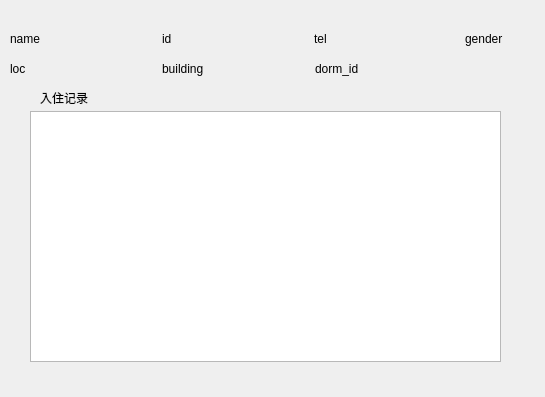
<?xml version="1.0" encoding="UTF-8"?>
<ui version="4.0">
 <class>dormDialog</class>
 <widget class="QDialog" name="dormDialog">
  <property name="geometry">
   <rect>
    <x>0</x>
    <y>0</y>
    <width>545</width>
    <height>397</height>
   </rect>
  </property>
  <property name="windowTitle">
   <string>dormDialog</string>
  </property>
  <widget class="QWidget" name="layoutWidget">
   <property name="geometry">
    <rect>
     <x>10</x>
     <y>60</y>
     <width>451</width>
     <height>18</height>
    </rect>
   </property>
   <layout class="QHBoxLayout" name="horizontalLayout_2">
    <item>
     <widget class="QLabel" name="loc">
      <property name="text">
       <string>loc</string>
      </property>
     </widget>
    </item>
    <item>
     <widget class="QLabel" name="building">
      <property name="text">
       <string>building</string>
      </property>
     </widget>
    </item>
    <item>
     <widget class="QLabel" name="dorm_id">
      <property name="text">
       <string>dorm_id</string>
      </property>
     </widget>
    </item>
   </layout>
  </widget>
  <widget class="QLabel" name="record">
   <property name="geometry">
    <rect>
     <x>40</x>
     <y>90</y>
     <width>58</width>
     <height>16</height>
    </rect>
   </property>
   <property name="text">
    <string>入住记录</string>
   </property>
  </widget>
  <widget class="QTableWidget" name="recordTable">
   <property name="geometry">
    <rect>
     <x>30</x>
     <y>111</y>
     <width>471</width>
     <height>251</height>
    </rect>
   </property>
  </widget>
  <widget class="QWidget" name="layoutWidget">
   <property name="geometry">
    <rect>
     <x>10</x>
     <y>30</y>
     <width>601</width>
     <height>18</height>
    </rect>
   </property>
   <layout class="QHBoxLayout" name="horizontalLayout">
    <item>
     <widget class="QLabel" name="name">
      <property name="text">
       <string>name</string>
      </property>
     </widget>
    </item>
    <item>
     <widget class="QLabel" name="id">
      <property name="text">
       <string>id</string>
      </property>
     </widget>
    </item>
    <item>
     <widget class="QLabel" name="tel">
      <property name="text">
       <string>tel</string>
      </property>
     </widget>
    </item>
    <item>
     <widget class="QLabel" name="gender">
      <property name="text">
       <string>gender</string>
      </property>
     </widget>
    </item>
   </layout>
  </widget>
 </widget>
 <resources/>
 <connections/>
</ui>
